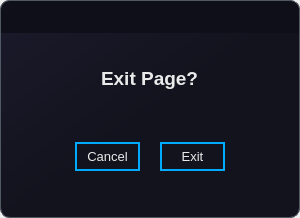
<?xml version="1.0" encoding="UTF-8"?>
<ui version="4.0">
 <class>Dialog</class>
 <widget class="QDialog" name="Dialog">
  <property name="geometry">
   <rect>
    <x>0</x>
    <y>0</y>
    <width>300</width>
    <height>218</height>
   </rect>
  </property>
  <property name="windowTitle">
   <string>ML Tools</string>
  </property>
  <property name="styleSheet">
   <string notr="true">border-radius: 10px;
border:1px solid; 
border-color:rgb(83, 89, 98);</string>
  </property>
  <layout class="QVBoxLayout" name="verticalLayout">
   <property name="spacing">
    <number>0</number>
   </property>
   <property name="leftMargin">
    <number>0</number>
   </property>
   <property name="topMargin">
    <number>0</number>
   </property>
   <property name="rightMargin">
    <number>0</number>
   </property>
   <property name="bottomMargin">
    <number>0</number>
   </property>
   <item>
    <widget class="QFrame" name="drop_shadow">
     <property name="styleSheet">
      <string notr="true">background-color: qlineargradient(spread:pad, x1:0, y1:0, x2:1, y2:1, stop:0 rgba(26, 26, 43, 255), stop:0.521368 rgba(19, 19, 30, 255));</string>
     </property>
     <property name="frameShape">
      <enum>QFrame::StyledPanel</enum>
     </property>
     <property name="frameShadow">
      <enum>QFrame::Raised</enum>
     </property>
     <layout class="QVBoxLayout" name="verticalLayout_2">
      <property name="spacing">
       <number>0</number>
      </property>
      <property name="leftMargin">
       <number>0</number>
      </property>
      <property name="topMargin">
       <number>0</number>
      </property>
      <property name="rightMargin">
       <number>0</number>
      </property>
      <property name="bottomMargin">
       <number>0</number>
      </property>
      <item>
       <widget class="QWidget" name="main_widget" native="true">
        <property name="styleSheet">
         <string notr="true">*{
border:none;
background-color:transparent;
background:transparent;
padding:0;
margin:0;
color:#fff
}
</string>
        </property>
        <layout class="QVBoxLayout" name="verticalLayout_3" stretch="0,0">
         <property name="spacing">
          <number>0</number>
         </property>
         <property name="leftMargin">
          <number>0</number>
         </property>
         <property name="topMargin">
          <number>0</number>
         </property>
         <property name="rightMargin">
          <number>0</number>
         </property>
         <property name="bottomMargin">
          <number>15</number>
         </property>
         <item alignment="Qt::AlignTop">
          <widget class="QFrame" name="exit_frame">
           <property name="minimumSize">
            <size>
             <width>0</width>
             <height>0</height>
            </size>
           </property>
           <property name="maximumSize">
            <size>
             <width>16777215</width>
             <height>40</height>
            </size>
           </property>
           <property name="styleSheet">
            <string notr="true">background-color: #0f0f19;
border-bottom-right-radius: 0px;
border-bottom-left-radius: 0px;</string>
           </property>
           <property name="frameShape">
            <enum>QFrame::StyledPanel</enum>
           </property>
           <property name="frameShadow">
            <enum>QFrame::Raised</enum>
           </property>
           <layout class="QVBoxLayout" name="verticalLayout_4">
            <property name="spacing">
             <number>0</number>
            </property>
            <property name="leftMargin">
             <number>0</number>
            </property>
            <property name="topMargin">
             <number>4</number>
            </property>
            <property name="rightMargin">
             <number>4</number>
            </property>
            <property name="bottomMargin">
             <number>4</number>
            </property>
            <item alignment="Qt::AlignRight|Qt::AlignTop">
             <widget class="QPushButton" name="exit_button">
              <property name="styleSheet">
               <string notr="true">QPushButton{
text-align:center;
padding: 5px 5px;
border-radius: 5px;
}

QPushButton:hover {
    background-color: #23272e;
}

QPushButton:pressed {	
    background-color: rgb(62, 69, 82);
    color: rgb(255, 255, 255);
} </string>
              </property>
              <property name="text">
               <string/>
              </property>
              <property name="icon">
               <iconset resource="../rsc.qrc">
                <normaloff>:/icons/icons/x.svg</normaloff>:/icons/icons/x.svg</iconset>
              </property>
              <property name="iconSize">
               <size>
                <width>16</width>
                <height>16</height>
               </size>
              </property>
             </widget>
            </item>
           </layout>
          </widget>
         </item>
         <item>
          <widget class="QFrame" name="frame">
           <property name="sizePolicy">
            <sizepolicy hsizetype="Preferred" vsizetype="Expanding">
             <horstretch>0</horstretch>
             <verstretch>0</verstretch>
            </sizepolicy>
           </property>
           <property name="styleSheet">
            <string notr="true"/>
           </property>
           <property name="frameShape">
            <enum>QFrame::StyledPanel</enum>
           </property>
           <property name="frameShadow">
            <enum>QFrame::Raised</enum>
           </property>
           <layout class="QVBoxLayout" name="verticalLayout_7">
            <item>
             <widget class="QWidget" name="widget_2" native="true">
              <layout class="QVBoxLayout" name="verticalLayout_5">
               <item alignment="Qt::AlignHCenter">
                <widget class="QLabel" name="label">
                 <property name="text">
                  <string>&lt;html&gt;&lt;head/&gt;&lt;body&gt;&lt;p&gt;&lt;span style=&quot; font-size:14pt; font-weight:700; color:#eaeaea;&quot;&gt;Exit Page?&lt;/span&gt;&lt;/p&gt;&lt;/body&gt;&lt;/html&gt;</string>
                 </property>
                </widget>
               </item>
              </layout>
             </widget>
            </item>
            <item>
             <widget class="QFrame" name="bottom_frame">
              <property name="frameShape">
               <enum>QFrame::StyledPanel</enum>
              </property>
              <property name="frameShadow">
               <enum>QFrame::Raised</enum>
              </property>
              <layout class="QVBoxLayout" name="verticalLayout_6">
               <property name="spacing">
                <number>0</number>
               </property>
               <property name="leftMargin">
                <number>0</number>
               </property>
               <property name="topMargin">
                <number>0</number>
               </property>
               <property name="rightMargin">
                <number>0</number>
               </property>
               <property name="bottomMargin">
                <number>0</number>
               </property>
               <item alignment="Qt::AlignHCenter">
                <widget class="QFrame" name="button_frame">
                 <property name="styleSheet">
                  <string notr="true">QPushButton{
text-align:center;
border-radius: 0px;
color: #eaeaea;
}

QPushButton:hover {
    background-color: rgb(62, 69, 82);
}

QPushButton:pressed {	
   
	background-color: rgb(71, 77, 96);
    color: rgb(255, 255, 255);
}</string>
                 </property>
                 <property name="frameShape">
                  <enum>QFrame::StyledPanel</enum>
                 </property>
                 <property name="frameShadow">
                  <enum>QFrame::Raised</enum>
                 </property>
                 <layout class="QHBoxLayout" name="horizontalLayout">
                  <property name="spacing">
                   <number>20</number>
                  </property>
                  <item>
                   <widget class="QPushButton" name="cancel_btn">
                    <property name="font">
                     <font>
                      <pointsize>10</pointsize>
                     </font>
                    </property>
                    <property name="styleSheet">
                     <string notr="true">border-radius: 16px;
border: 2px solid; 
border-color:rgb(83, 89, 98);
border-color: rgb(0, 170, 255);
padding: 5px 10px;</string>
                    </property>
                    <property name="text">
                     <string>Cancel</string>
                    </property>
                   </widget>
                  </item>
                  <item>
                   <widget class="QPushButton" name="okay_btn">
                    <property name="font">
                     <font>
                      <pointsize>10</pointsize>
                     </font>
                    </property>
                    <property name="styleSheet">
                     <string notr="true">border-radius: 16px;
border: 2px solid; 
border-color:rgb(83, 89, 98);
border-color: rgb(0, 170, 255);
padding: 5px 12px;</string>
                    </property>
                    <property name="text">
                     <string>  Exit  </string>
                    </property>
                   </widget>
                  </item>
                 </layout>
                </widget>
               </item>
              </layout>
             </widget>
            </item>
           </layout>
          </widget>
         </item>
        </layout>
       </widget>
      </item>
     </layout>
    </widget>
   </item>
  </layout>
 </widget>
 <resources>
  <include location="../rsc.qrc"/>
 </resources>
 <connections/>
</ui>
